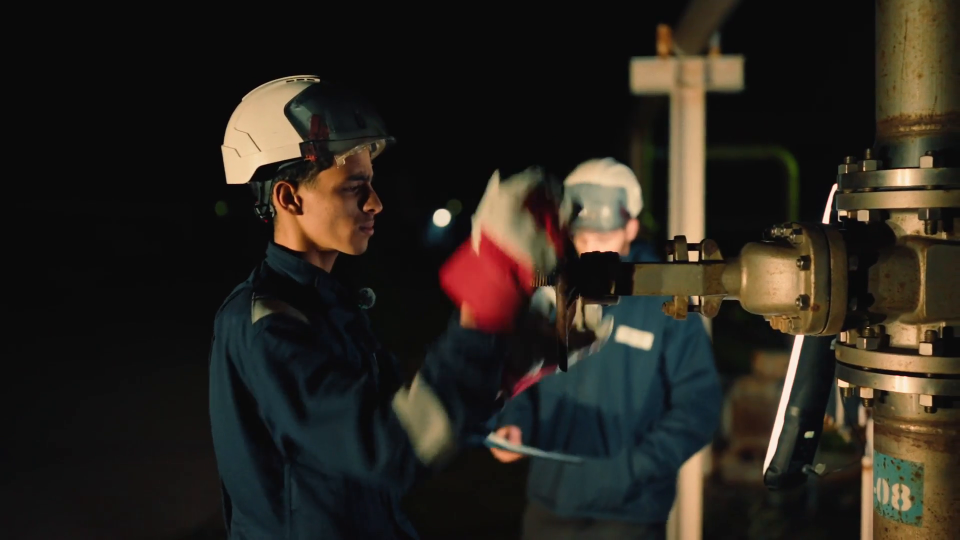
#> input picture frame 12 of video/15561206_1920_1080_25fps.mp4, 1920 x 1080 px, given in place of mantenimiento-1.mp4, which was not available (shown at 1/2 size)
$ python check_motion_rate.py
#> lines starting #> are read from the running program, lines starting #| are printed output that depends on the picture
import cv2
import numpy as np

cap = cv2.VideoCapture('video/mantenimiento-1.mp4')
fps = cap.get(cv2.CAP_PROP_FPS)

ret, prev = cap.read()
#> prev is the input picture: shape (1080, 1920, 3); mean B, G, R 29.9, 36.8, 41.6
gray_prev = cv2.cvtColor(prev, cv2.COLOR_BGR2GRAY)
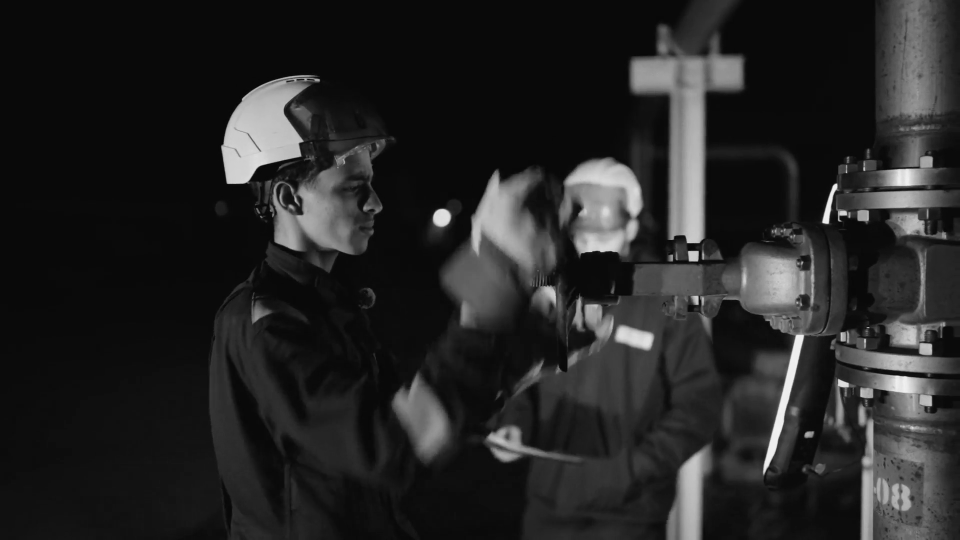
#> gray_prev: shape (1080, 1920) (shown at 1/2 size); min 1, max 244, mean 37.5

speeds = []
for i in range(1, 200):
    ret, curr = cap.read()
    if not ret: break
    gray_curr = cv2.cvtColor(curr, cv2.COLOR_BGR2GRAY)
    diff = cv2.absdiff(gray_prev, gray_curr)
    speeds.append(np.mean(diff))
    gray_prev = gray_curr

cap.release()
print(f"Average frame-to-frame diff: {np.mean(speeds):.3f}")

$ run again, starting later in the video
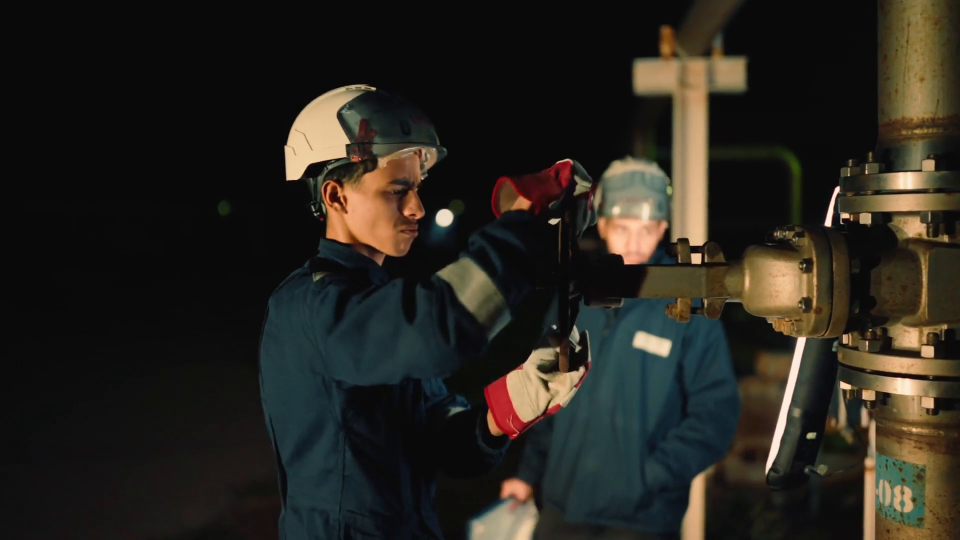
#> input picture frame 56 of video/15561206_1920_1080_25fps.mp4, 1920 x 1080 px, given in place of mantenimiento-1.mp4, which was not available (shown at 1/2 size)
#> prev is the input picture: shape (1080, 1920, 3); mean B, G, R 30.3, 37, 40.1

$ run again, starting later in the video
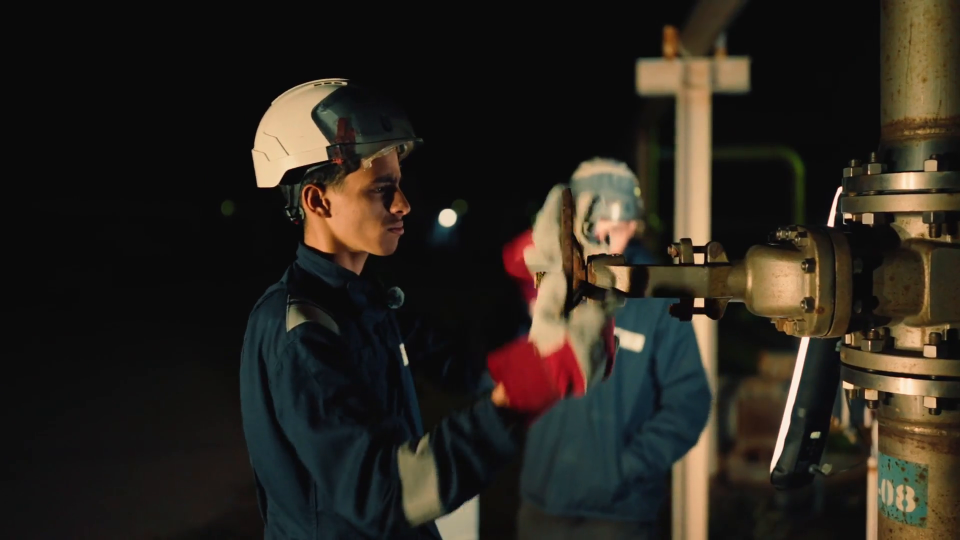
#> input picture frame 100 of video/15561206_1920_1080_25fps.mp4, 1920 x 1080 px, given in place of mantenimiento-1.mp4, which was not available (shown at 1/2 size)
#> prev is the input picture: shape (1080, 1920, 3); mean B, G, R 29.9, 37.1, 42.1
#> the loop `for i in range(1, 200):` made 25 passes
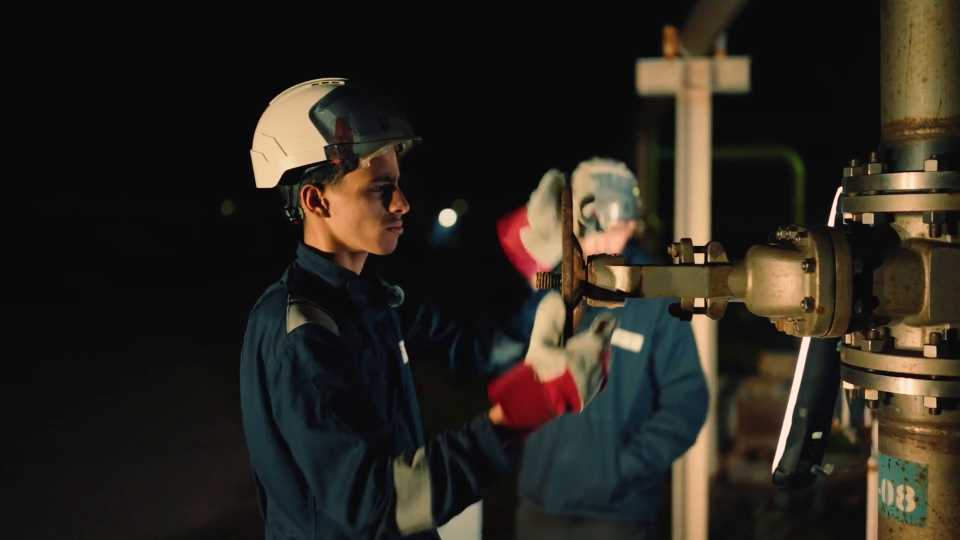
#> input picture frame 101 of video/15561206_1920_1080_25fps.mp4, 1920 x 1080 px, given in place of mantenimiento-1.mp4, which was not available (shown at 1/2 size)
#> after the loop `for i in range(1, 200):`:
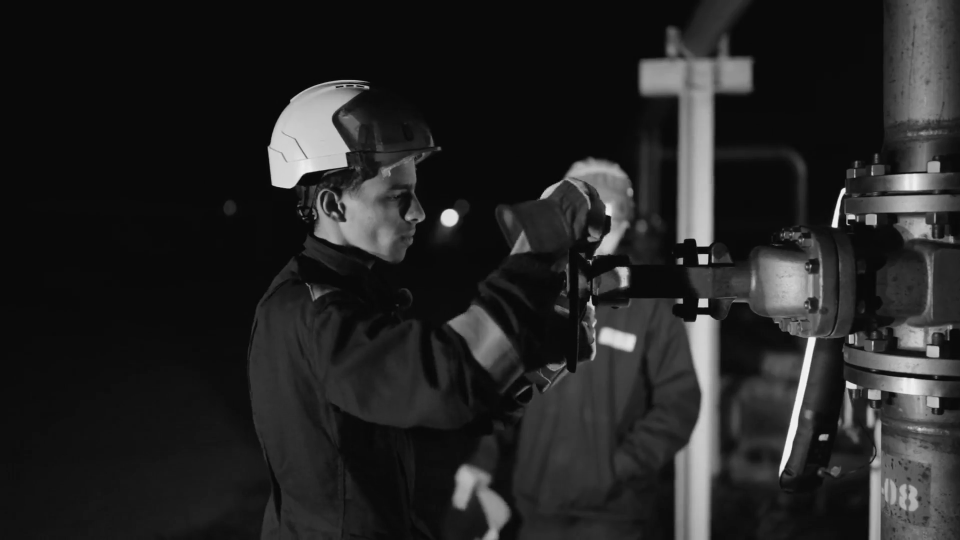
#> gray_prev: shape (1080, 1920) (shown at 1/2 size); min 0, max 247, mean 36.3
#> after the loop `for i in range(1, 200):`: speeds = [4.55, 4.2, 3.56, 3.14, 3.41, 3.27, 2.14, 1.62, 1.64, 1.85, 2.58, 2.91, 2.9, 3.19, 3.9, 3.69, 3.44, 3.46, 3.86, 3.88, 3.29, 2.59, 2.15, 1.65]
#| Average frame-to-frame diff: 3.035
